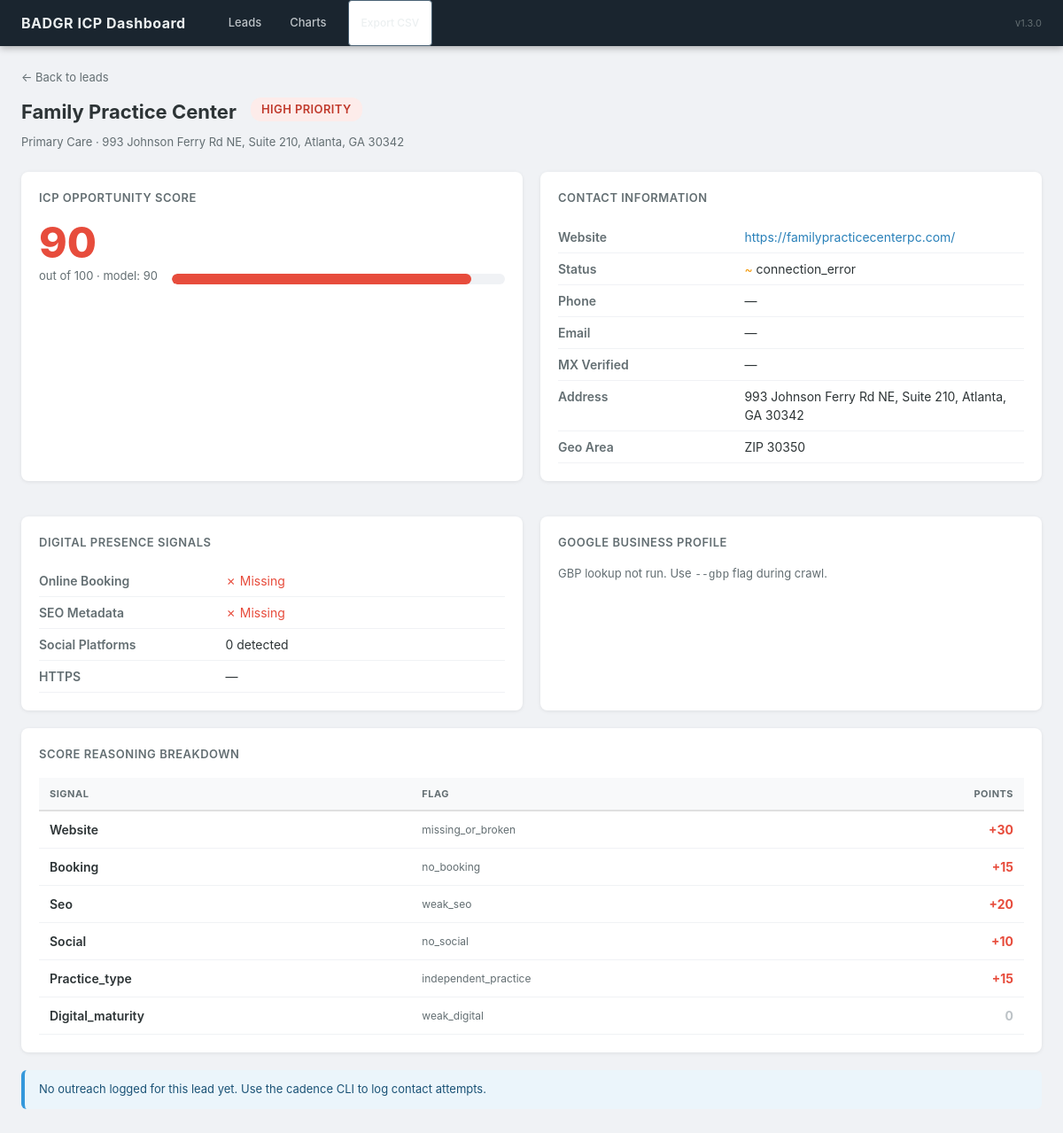
The page /lead/2 on the database its author committed.
### tables this page shows
CREATE TABLE leads (
    id INTEGER PRIMARY KEY AUTOINCREMENT,
    business_name TEXT NOT NULL,
    website TEXT,
    category TEXT,
    geo_area TEXT,
    address TEXT,
    phone TEXT,
    email TEXT,
    created_at TIMESTAMP DEFAULT CURRENT_TIMESTAMP
);

### scripts/serve_dashboard.py (the view)
@app.get("/lead/{lead_id}", response_class=HTMLResponse)
async def lead_detail(request: Request, lead_id: int):
    conn = get_conn()
    try:
        row = conn.execute("SELECT * FROM leads_full WHERE id=?", (lead_id,)).fetchone()
        if not row:
            raise HTTPException(status_code=404, detail="Lead not found")
        lead = _enrich_lead(dict(row))
        outreach = dbmod.get_outreach_history(conn, lead_id)
    finally:
        conn.close()
    reasoning = lead.get("reasoning_parsed", {})
    return templates.TemplateResponse("lead_detail.html", {
        "request": request,
        "lead": lead,
        "reasoning": reasoning,
        "outreach": outreach,
    })

### templates/lead_detail.html (shortened to what this page needs)
{% extends "base.html" %}
{% block content %}
<div class="page">
  <div style="margin-bottom:12px">
    <a href="/" style="color:#636e72;font-size:13px">&larr; Back to leads</a>
  </div>
  <div style="display:flex;align-items:flex-start;gap:16px;margin-bottom:4px;flex-wrap:wrap">
    <div class="page-title">{{ lead.business_name }}</div>
    {% if lead.risk_level == 'high' %}<span class="badge badge-high" style="font-size:13px;padding:4px 12px">High Priority</span>
    {% elif lead.risk_level == 'medium' %}<span class="badge badge-medium" style="font-size:13px;padding:4px 12px">Medium Priority</span>
    {% elif lead.risk_level == 'low' %}<span class="badge badge-low" style="font-size:13px;padding:4px 12px">Low Priority</span>{% endif %}
  </div>
  <div class="page-sub">{{ lead.category or '' }} &middot; {{ lead.address or '' }}</div>
  <div class="detail-grid">
    <div class="card">
      <div class="card-title">ICP Opportunity Score</div>
      <div style="display:flex;align-items:flex-end;gap:16px;margin-bottom:12px">
        <div>
          <div class="score-big" style="color:{% if (lead.final_score or 0) >= 70 %}#e74c3c{% elif (lead.final_score or 0) >= 40 %}#f39c12{% else %}#27ae60{% endif %}">
            {{ lead.final_score or lead.icp_score or '?' }}
          </div>
          <div class="score-context">out of 100 &middot; model: {{ lead.icp_score or '?' }}
          </div>
        </div>
        <div style="flex:1">
          <div style="background:#f0f2f5;border-radius:6px;height:12px;overflow:hidden">
            <div style="width:{{ [lead.final_score or 0, 100]|min }}%;height:12px;border-radius:6px;background:{% if (lead.final_score or 0) >= 70 %}#e74c3c{% elif (lead.final_score or 0) >= 40 %}#f39c12{% else %}#27ae60{% endif %}"></div>
          </div>
        </div>
      </div>
    </div>
    <div class="card">
      <div class="card-title">Contact Information</div>
      <table class="kv-table" style="width:100%">
        <tr><td>Website</td><td>
          {% if lead.website %}<a href="{{ lead.website }}" target="_blank">{{ lead.website }}</a>{% else %}—{% endif %}
        </td></tr>
        <tr><td>Status</td><td>
          {% set ws = lead.website_status or '' %}
          {% if ws == 'reachable' %}<span class="check">&#10003;</span> Reachable
          {% elif ws == 'dns_failed' %}<span class="cross">&#10007;</span> DNS Failed
          {% elif ws == 'blocked' %}<span class="warn">&#9888;</span> Blocked (403)
          {% elif ws == 'no_url' %}<span class="cross">&#10007;</span> No URL
          {% else %}<span class="warn">&#126;</span> {{ ws }}{% endif %}
        </td></tr>
        <tr><td>Phone</td><td>{{ lead.primary_phone or lead.phone or '—' }}</td></tr>
        <tr><td>Email</td><td>{{ lead.primary_email or lead.email or '—' }}</td></tr>
        <tr><td>MX Verified</td><td>{% if lead.mx_verified %}<span class="check">&#10003;</span> Yes{% else %}—{% endif %}</td></tr>
        <tr><td>Address</td><td>{{ lead.address or '—' }}</td></tr>
        <tr><td>Geo Area</td><td>{{ lead.geo_area or '—' }}</td></tr>
      </table>
    </div>
    <div class="card">
      <div class="card-title">Digital Presence Signals</div>
      <table class="kv-table" style="width:100%">
        <tr><td>Online Booking</td><td>{% if lead.booking_present %}<span class="check">&#10003; Present</span>{% else %}<span class="cross">&#10007; Missing</span>{% endif %}</td></tr>
        <tr><td>SEO Metadata</td><td>{% if lead.has_seo %}<span class="check">&#10003; Present</span>{% else %}<span class="cross">&#10007; Missing</span>{% endif %}</td></tr>
        <tr><td>Social Platforms</td><td>{{ lead.social_count or 0 }} detected</td></tr>
        <tr><td>HTTPS</td><td>{% if lead.is_https %}<span class="check">&#10003;</span>{% else %}—{% endif %}</td></tr>
      </table>
    </div>
    <div class="card">
      <div class="card-title">Google Business Profile</div>
      {% if lead.gbp_rating or lead.gbp_review_count is not none %}
      <table class="kv-table" style="width:100%">
        {% if lead.gbp_rating %}<tr><td>Star Rating</td><td><strong>{{ "%.1f"|format(lead.gbp_rating) }}</strong> &#9733;</td></tr>{% endif %}
        {% if lead.gbp_review_count is not none %}<tr><td>Review Count</td><td>{{ lead.gbp_review_count }}</td></tr>{% endif %}
        <tr><td>Verified</td><td>{% if lead.gbp_verified %}<span class="check">&#10003;</span>{% else %}—{% endif %}</td></tr>
        <tr><td>Unclaimed</td><td>{% if lead.gbp_unclaimed %}<span class="cross">&#10007; Appears unclaimed</span>{% else %}—{% endif %}</td></tr>
      </table>
      {% else %}
      <div style="color:#636e72;font-size:13px">GBP lookup not run. Use <code>--gbp</code> flag during crawl.</div>
      {% endif %}
    </div>
  </div>
  {% if reasoning %}
  <div class="card">
    <div class="card-title">Score Reasoning Breakdown</div>
    <div class="tbl-wrap">
      <table style="width:100%">
        <thead><tr>
          <th>Signal</th><th>Flag</th><th style="text-align:right">Points</th>
        </tr></thead>
        <tbody>
        {% for key, val in reasoning.items() %}
        <tr>
          <td style="font-weight:600;text-transform:capitalize">{{ key }}</td>
          <td style="font-size:12px;color:#636e72">{{ val.flag or '—' }}
          </td>
          <td class="reasoning-pts {% if (val.points or 0) > 0 %}pos{% elif (val.points or 0) < 0 %}neg{% else %}zero{% endif %}">
            {% if (val.points or 0) > 0 %}+{% endif %}{{ val.points or 0 }}
          </td>
        </tr>
        {% endfor %}
        </tbody>
      </table>
    </div>
  </div>
  {% endif %}
  {% if outreach %}
  <div class="card">
    <div class="card-title">Outreach History ({{ outreach|length }} contact{{ 's' if outreach|length != 1 }})</div>
    {% for entry in outreach %}
    <div class="history-item">
      <div style="display:flex;align-items:center;gap:10px;flex-wrap:wrap">
        <strong>{{ entry.channel or 'other' }}</strong>
        <span class="resp-tag resp-{{ (entry.response or 'no_response')|replace(' ','_') }}">{{ entry.response or 'no_response' }}</span>
        <span class="history-meta">{{ (entry.contacted_at or '')[:10] }}</span>
        {% if entry.contact_person %}<span class="history-meta">&middot; {{ entry.contact_person }}</span>{% endif %}
        {% if entry.follow_up_date %}<span class="history-meta">&middot; follow-up: {{ entry.follow_up_date }}</span>{% endif %}
      </div>
      {% if entry.notes %}<div class="history-meta" style="margin-top:4px">{{ entry.notes }}</div>{% endif %}
    </div>
    {% endfor %}
  </div>
  {% else %}
  <div class="alert alert-info">No outreach logged for this lead yet. Use the cadence CLI to log contact attempts.</div>
  {% endif %}
</div>
{% endblock %}

### templates/base.html (style rules this page uses)
*, *::before, *::after { box-sizing: border-box; margin: 0; padding: 0; }
body { font-family: -apple-system, BlinkMacSystemFont, "Segoe UI", Roboto, sans-serif; background: #f0f2f5; color: #2d3436; font-size: 14px; line-height: 1.5; }
a { color: #2980b9; text-decoration: none; }
.page { max-width: 1400px; margin: 0 auto; padding: 24px 24px 48px; }
.page-title { font-size: 22px; font-weight: 700; margin-bottom: 4px; }
.page-sub { color: #636e72; margin-bottom: 24px; font-size: 13px; }
.card { background: #fff; border-radius: 8px; box-shadow: 0 1px 4px rgba(0,0,0,.08); padding: 20px; margin-bottom: 20px; }
.card-title { font-size: 13px; font-weight: 600; text-transform: uppercase; letter-spacing: .5px; color: #636e72; margin-bottom: 16px; }
.badge { display: inline-block; padding: 2px 8px; border-radius: 12px; font-size: 11px; font-weight: 600; text-transform: uppercase; letter-spacing: .4px; }
.badge-high { background: #fdecea; color: #c0392b; }
.tbl-wrap { overflow-x: auto; }
table { width: 100%; border-collapse: collapse; }
th { text-align: left; padding: 10px 12px; border-bottom: 2px solid #e0e0e0; font-size: 11px; text-transform: uppercase; letter-spacing: .5px; color: #636e72; white-space: nowrap; background: #f8f9fa; }
td { padding: 10px 12px; border-bottom: 1px solid #f0f2f5; vertical-align: middle; }
.cross { color: #e74c3c; }
.warn { color: #f39c12; }
.detail-grid { display: grid; grid-template-columns: 1fr 1fr; gap: 20px; }
.kv-table td:first-child { font-weight: 600; width: 40%; color: #636e72; padding-right: 12px; }
.kv-table td { padding: 7px 0; border-bottom: 1px solid #f0f2f5; vertical-align: top; }
.score-big { font-size: 48px; font-weight: 800; line-height: 1; }
.score-context { font-size: 13px; color: #636e72; margin-top: 4px; }
.reasoning-pts { font-weight: 700; text-align: right; }
.reasoning-pts.pos { color: #e74c3c; }
.reasoning-pts.zero { color: #bdc3c7; }
.alert { padding: 12px 16px; border-radius: 6px; margin-bottom: 16px; font-size: 13px; }
.alert-info { background: #ebf5fb; border-left: 4px solid #3498db; color: #1a5276; }

### rows shown on the page
leads: business_name "Family Practice Center", category "Primary Care", address "993 Johnson Ferry Rd NE, Suite 210, Atlanta, GA 30342", website "https://familypracticecenterpc.com/", geo_area "ZIP 30350"

### other values the page prints
{{ lead.final_score or lead.icp_score or '?' }} "90"
{{ lead.icp_score or '?' }} "90"
{{ ws }} "connection_error"
{{ lead.primary_phone or lead.phone or '—' }} "—"
{{ lead.primary_email or lead.email or '—' }} "—"
{{ lead.social_count or 0 }} "0"
{{ key }} "Website" "Booking" "Seo" "Social" "Practice_type" "Digital_maturity"
{{ val.flag or '—' }} "missing_or_broken" "no_booking" "weak_seo" "no_social" "independent_practice" "weak_digital"
{{ val.points or 0 }} "30" "15" "20" "10" "15" "0"
